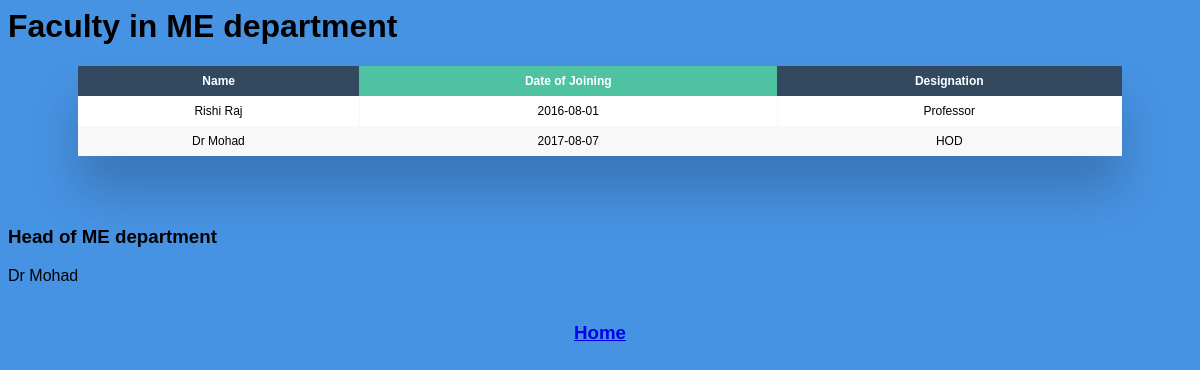
The app's page /view_faculty.php?dept=ME with its own data.
### tables this page shows
CREATE TABLE `faculty` (
  `fid` int(11) NOT NULL,
  `fname` varchar(40) DEFAULT NULL,
  `dept` varchar(40) DEFAULT NULL,
  `doj` date DEFAULT NULL,
  `designation` varchar(20) DEFAULT NULL
);

### www/view_faculty.php (the view, shortened to what this page needs)
<html>
	<head>
	<link rel="stylesheet" href="phpcss2.css">
</head>
<?php
$dept= $_GET['dept'];
$con = mysqli_connect("db","user","test","myDb");
$sql = "SELECT * from faculty where dept = '$dept' ";
$result = $con->query($sql);
if($result){
	echo "<h1> Faculty in $dept department <br> </h1>";
	echo "<div class=\"table-wrapper\"><table class=\"fl-table\">";
	echo "<thead><tr><th>Name</th><th>Date of Joining</th><th>Designation</th></tr></thead>";
	echo "<tbody>";
	while($row = $result->fetch_assoc()){
		echo "<tr>";
		printf("<td> %s </td> <td> %s </td> <td> %s </td>",$row["fname"], $row['doj'],$row['designation'] );
		echo "</tr>";
	}
	echo "</tbody></table></div>";
}
$sql = "SELECT * from faculty where dept = '$dept' and designation = \"Hod\" ";
$result = $con->query($sql);
if($result){
	echo "<h3> Head of $dept department <br> </h3>";
	while($row = $result->fetch_assoc()){
		printf(" %s ",$row["fname"] );
	}
}
echo "<br><br><center><h3><a href = http://localhost:8001/> Home </a></h3></center>";
?>
</html>

### www/phpcss2.css (style rules this page uses)
* { box-sizing: border-box; -webkit-box-sizing: border-box; -moz-box-sizing: border-box; }
.table-wrapper { margin: 10px 70px 70px; box-shadow: 0px 35px 50px rgba( 0, 0, 0, 0.2 ); }
.fl-table { border-radius: 5px; font-size: 12px; font-weight: normal; border: none; border-collapse: collapse; width: 100%; max-width: 100%; white-space: nowrap; background-color: white; }
.fl-table td, .fl-table th { text-align: center; padding: 8px; }
.fl-table td { border-right: 1px solid #f8f8f8; font-size: 12px; }
.fl-table thead th { color: #ffffff; background: #4FC3A1; }
.fl-table thead th:nth-child(odd) { color: #ffffff; background: #324960; }
.fl-table tr:nth-child(even) { background: #F8F8F8; }

### records on screen
faculty: fname "Rishi Raj", doj "2016-08-01", designation "Professor"
faculty: fname "Dr Mohad", doj "2017-08-07", designation "HOD"

### other values on screen
$dept "ME"
